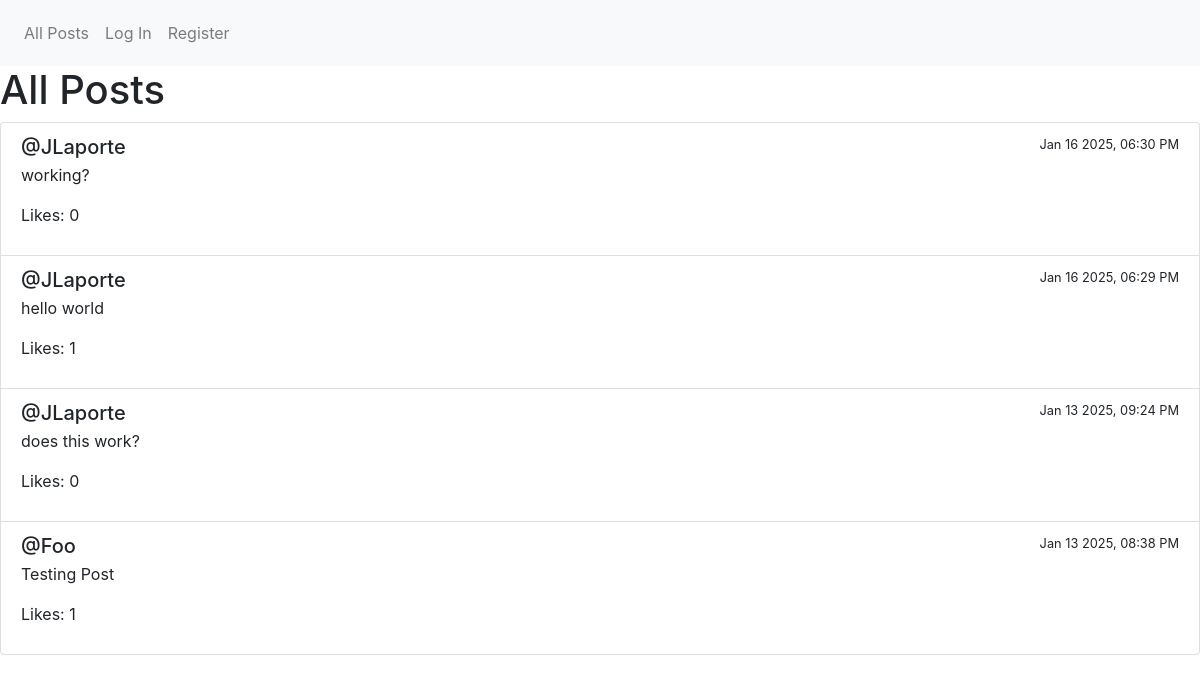
Page /all_posts on the committed database.
### network/models.py (models this page shows, shortened)
class User(AbstractUser):
    id = models.AutoField(primary_key=True)
    username = models.CharField(max_length=150, unique=True)
    email = models.EmailField(max_length=254)
    password = models.CharField(max_length=64)

class Post(models.Model):
    user = models.ForeignKey(User, on_delete=models.CASCADE, related_name="posts")
    content = models.TextField()
    timestamp = models.DateTimeField(auto_now_add=True)
    likes = models.ManyToManyField(User, through=Like, related_name="liked_posts")

### network/views.py (the view)
# urls.py: path("all_posts", views.all_posts, name="all_posts"),
def all_posts(request):
    posts = Post.objects.all().order_by("-timestamp")
    posts_data = []
    for post in posts:
        posts_data.append({
            "content": post.content,
            "user": post.user.username,
            "timestamp": post.timestamp.strftime("%b %d %Y, %I:%M %p"),
            "likes": post.likes.count()
        })
    return render(request, "network/all_posts.html", {
        "posts": posts_data
    })

### network/templates/network/all_posts.html
{% extends 'network/layout.html' %}
{% block body %}
    <h1>All Posts</h1>
    <div class="list-group">
        {% for post in posts %}
            <div class="list-group-item">
                <div class="d-flex w-100 justify-content-between">
                    <h5 class="mb-1">@{{ post.user }}</h5>
                    <small>{{ post.timestamp }}</small>
                </div>
                <p>{{ post.content }}</p>
                <p>Likes: {{ post.likes }}</p>
            </div>
        {% endfor %}
    </div>
{% endblock %}

### network/static/network/styles.css (style rules this page uses)
.list-group { border: 1px; border-radius: full; }

### rows in the picture
User: user "JLaporte" "JLaporte" "JLaporte"
Post: content "working?"
Post: content "hello world"
Post: content "does this work?"
User: user "Foo"
Post: content "Testing Post"

### other values in the picture
{{ post.timestamp }} "Jan 16 2025, 06:30 PM" "Jan 16 2025, 06:29 PM" "Jan 13 2025, 09:24 PM" "Jan 13 2025, 08:38 PM"
{{ post.likes }} "0" "1" "0" "1"
